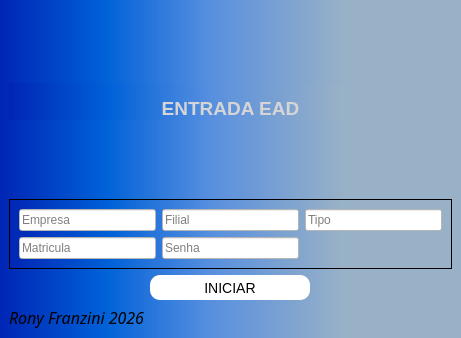
<?xml version="1.0" encoding="UTF-8"?>
<ui version="4.0">
 <class>EntradaEAD</class>
 <widget class="QMainWindow" name="EntradaEAD">
  <property name="geometry">
   <rect>
    <x>0</x>
    <y>0</y>
    <width>461</width>
    <height>338</height>
   </rect>
  </property>
  <property name="minimumSize">
   <size>
    <width>461</width>
    <height>0</height>
   </size>
  </property>
  <property name="windowTitle">
   <string>MainWindow</string>
  </property>
  <property name="styleSheet">
   <string notr="true">background-color: qlineargradient(spread:reflect, x1:0, y1:0, x2:1, y2:0, stop:0 rgba(0, 37, 180, 255), stop:0.227273 rgba(0, 97, 216, 255), stop:0.454545 rgba(87, 143, 223, 255), stop:0.75 rgba(153, 177, 198, 255));</string>
  </property>
  <widget class="QWidget" name="centralwidget">
   <layout class="QVBoxLayout" name="verticalLayout">
    <item>
     <spacer name="verticalSpacer_3">
      <property name="orientation">
       <enum>Qt::Vertical</enum>
      </property>
      <property name="sizeHint" stdset="0">
       <size>
        <width>20</width>
        <height>40</height>
       </size>
      </property>
     </spacer>
    </item>
    <item>
     <widget class="QLabel" name="label_3">
      <property name="text">
       <string>&lt;html&gt;&lt;head/&gt;&lt;body&gt;&lt;p align=&quot;center&quot;&gt;&lt;img src=&quot;:/icons/Imagem1.png&quot;/&gt;&lt;br/&gt;&lt;span style=&quot; font-size:14pt; font-weight:600; color:#d5d5d5;&quot;&gt;ENTRADA EAD&lt;/span&gt;&lt;/p&gt;&lt;/body&gt;&lt;/html&gt;</string>
      </property>
     </widget>
    </item>
    <item>
     <spacer name="verticalSpacer">
      <property name="orientation">
       <enum>Qt::Vertical</enum>
      </property>
      <property name="sizeHint" stdset="0">
       <size>
        <width>20</width>
        <height>40</height>
       </size>
      </property>
     </spacer>
    </item>
    <item>
     <widget class="QFrame" name="frame">
      <property name="frameShape">
       <enum>QFrame::StyledPanel</enum>
      </property>
      <property name="frameShadow">
       <enum>QFrame::Raised</enum>
      </property>
      <layout class="QGridLayout" name="gridLayout">
       <item row="0" column="2">
        <widget class="QLineEdit" name="tipo_text">
         <property name="styleSheet">
          <string notr="true">background-color: rgb(255, 255, 255);
color: rgb(0, 0, 0);</string>
         </property>
         <property name="placeholderText">
          <string>Tipo</string>
         </property>
        </widget>
       </item>
       <item row="0" column="0">
        <widget class="QLineEdit" name="empresa_text">
         <property name="styleSheet">
          <string notr="true">background-color: rgb(255, 255, 255);
color: rgb(0, 0, 0);</string>
         </property>
         <property name="placeholderText">
          <string>Empresa</string>
         </property>
        </widget>
       </item>
       <item row="1" column="0">
        <widget class="QLineEdit" name="matricula_text">
         <property name="styleSheet">
          <string notr="true">background-color: rgb(255, 255, 255);
color: rgb(0, 0, 0);</string>
         </property>
         <property name="placeholderText">
          <string>Matricula</string>
         </property>
        </widget>
       </item>
       <item row="1" column="1">
        <widget class="QLineEdit" name="senha_text">
         <property name="styleSheet">
          <string notr="true">background-color: rgb(255, 255, 255);
color: rgb(0, 0, 0);</string>
         </property>
         <property name="placeholderText">
          <string>Senha</string>
         </property>
        </widget>
       </item>
       <item row="0" column="1">
        <widget class="QLineEdit" name="filial_text">
         <property name="styleSheet">
          <string notr="true">background-color: rgb(255, 255, 255);
color: rgb(0, 0, 0);</string>
         </property>
         <property name="placeholderText">
          <string>Filial</string>
         </property>
        </widget>
       </item>
      </layout>
     </widget>
    </item>
    <item alignment="Qt::AlignHCenter">
     <widget class="QPushButton" name="btn_iniciar">
      <property name="minimumSize">
       <size>
        <width>160</width>
        <height>25</height>
       </size>
      </property>
      <property name="font">
       <font>
        <pointsize>-1</pointsize>
        <weight>9</weight>
        <italic>false</italic>
        <bold>false</bold>
       </font>
      </property>
      <property name="cursor">
       <cursorShape>PointingHandCursor</cursorShape>
      </property>
      <property name="styleSheet">
       <string notr="true">QPushButton{
	background-color: #fff;
	color:black;border:solid 0px;
	font: 75 14px;
	border-radius:10px;
}
QPushButton:hover{
	background-color:rgb(227, 74, 54);
	color:#fff
}	
</string>
      </property>
      <property name="text">
       <string>INICIAR</string>
      </property>
     </widget>
    </item>
    <item alignment="Qt::AlignLeft|Qt::AlignBottom">
     <widget class="QLabel" name="label_2">
      <property name="sizePolicy">
       <sizepolicy hsizetype="Preferred" vsizetype="Minimum">
        <horstretch>0</horstretch>
        <verstretch>0</verstretch>
       </sizepolicy>
      </property>
      <property name="font">
       <font>
        <family>Brush Script MT</family>
        <italic>true</italic>
       </font>
      </property>
      <property name="styleSheet">
       <string notr="true">background-color: None;</string>
      </property>
      <property name="text">
       <string>&lt;html&gt;&lt;head/&gt;&lt;body&gt;&lt;p&gt;&lt;span style=&quot; font-size:12pt;&quot;&gt;Rony Franzini 2026&lt;/span&gt;&lt;/p&gt;&lt;/body&gt;&lt;/html&gt;</string>
      </property>
     </widget>
    </item>
   </layout>
  </widget>
 </widget>
 <resources>
  <include location="icons.qrc"/>
 </resources>
 <connections/>
</ui>
